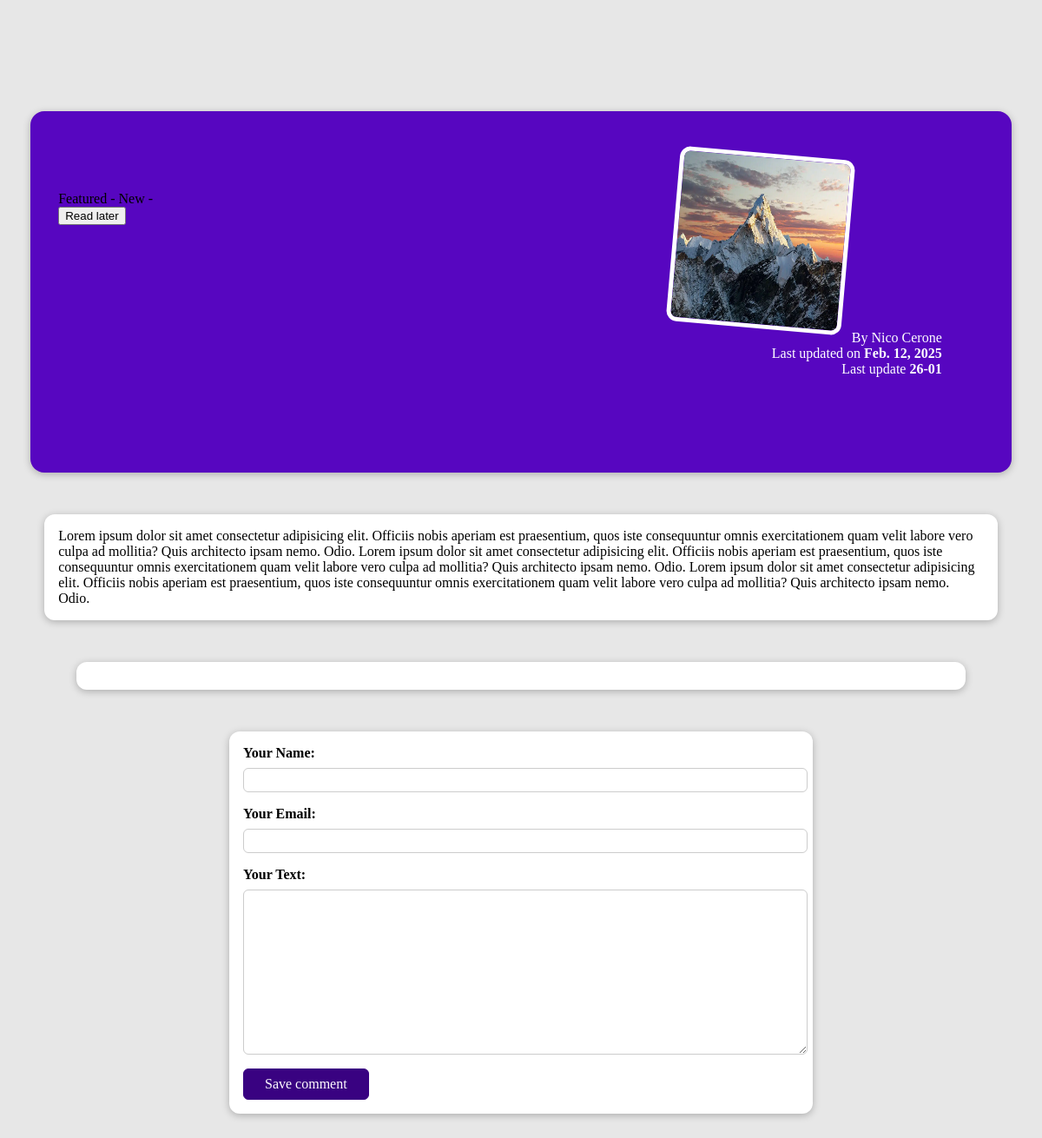
The page /posts/hike-in-the-mountains on the database its author committed.
### blog/models.py (models this page shows, shortened)
class Tag(models.Model):
    caption = models.CharField(max_length=20)

class Post(models.Model):
    title = models.CharField(max_length=150)
    excerpt = models.CharField(max_length=200)
    image = models.ImageField(upload_to="posts", null=True)
    date = models.DateField(auto_now=True)
    slug = models.SlugField(unique=True, db_index=True)
    content = models.TextField(validators=[MinLengthValidator(10)])
    author = models.ForeignKey(Author, on_delete=models.SET_NULL, null=True, related_name="posts")
    tags = models.ManyToManyField(Tag)

class Author(models.Model):
    first_name = models.CharField(max_length=100)
    last_name = models.CharField(max_length=100)
    email_address = models.EmailField()
    def __str__(self):
        return f"{self.first_name} {self.last_name}"

### blog/views.py (the view, shortened to what this page needs)
# urls.py: path("posts/<slug:slug>", views.SinglePostView.as_view(), name="post-detail-page"),
class SinglePostView(View):
    def get(self, request, slug):
        post = Post.objects.get(slug=slug)
        context = {
            "post": post,
            "posts_tags": post.tags.all(),
            "comment_form": CommentForm(),
            "comments": post.comments.all().order_by("-id")
        }
        return render(request, "blog/post-detail.html", context)

### blog/forms.py
class CommentForm(forms.ModelForm):
    class Meta:
        model = Comment
        exclude = ["post"]
        labels = {
            "user_name": "Your Name",
            "user_email": "Your Email",
            "text": "Your Text"
        }

### blog/templates/blog/post-detail.html (shortened to what this page needs)
{% extends "blog/base.html" %}
{% load static %}
{% block css_files %}
    <link rel="stylesheet" href="{% static "blog/post-detail.css" %}"/>
{% endblock %}
{% block content %}
    <section id="summary">
        <div>
            {% for tag in posts_tags %}
                <span>{{ tag.caption }} - </span>
            {% endfor %}
        </div>
        <div id="read-later ">
            <form action="{% url "read-later" %}" method="POST">
                <button>Read later</button>
            </form>
        </div>
        <article>
            <img src="{{ post.image.url }}" alt="{{ post.title }}"/>
            <addresse>By <a href="mailto:{{ post.author.email_address }}">{{ post.author }}</a></addresse>
            <div>Last updated on <time>{{ post.date }}</time></div>
            <div>
                Last update <time>26-01</time>
            </div>
        </article>
    </section>
    <main>
        {{ post.content}}
    </main>
    <section id ="comments">
    </section>
    <section id = "comment-form">
        <form action = "{% url "post-detail-page" post.slug %}" method = "POST">
            {% for form_field in comment_form %}
                <div class="form-control {% if form_field.errors %}invalid{% endif %}">
                    {{ form_field.label_tag }}
                    {{ form_field }}
                </div>
            {% endfor %}
            <button>Save comment</button>
        </form>
    </section>
{% endblock %}

### blog/static/blog/post-detail.css (style rules this page uses)
body { background-color: #e7e7e7; }
#summary { margin: 8rem auto 3rem auto; padding: 2rem; width: 90%; max-width: 90rem; border-radius: 16px; background-color: #5706c0; position: relative; box-shadow: 0 2px 8px rgba(0, 0, 0, 0.25); height: 22rem; }
#summary article { position: absolute; top: 2rem; right: 3rem; padding: 1rem 2rem; border-radius: 12px; text-align: right; color: white; }
#summary article img { width: 12rem; height: 12rem; border-radius: 12px; transform: rotateZ(5deg); border: 5px solid white; margin-bottom: 1rem; }
#summary a { color: white; text-decoration: none; }
#summary time { font-weight: bold; }
main { width: 90%; max-width: 90rem; margin: 3rem auto; background-color: white; padding: 1rem; border-radius: 12px; box-shadow: 0 2px 8px rgba(0, 0, 0, 0.25); }
#comment-form { margin: 3rem auto; width: 90%; max-width: 40rem; border-radius: 12px; background-color: white; box-shadow: 0 2px 8px rgba(0, 0, 0, 0.25); padding: 1rem; }
#comment-form button { font: inherit; background-color: #390281; color: white; border: 1px solid #390281; padding: 0.5rem 1.5rem; border-radius: 6px; cursor: pointer; }
.form-control { margin-bottom: 1rem; }
.form-control label { font-weight: bold; margin-bottom: 0.5rem; display: block; }
.form-control input, .form-control textarea { display: block; width: 100%; font: inherit; padding: 0.25rem; border-radius: 6px; border: 1px solid #ccc; }
#comments { margin: 3rem auto; width: 90%; max-width: 60rem; border-radius: 12px; background-color: white; box-shadow: 0 2px 8px rgba(0, 0, 0, 0.25); padding: 1rem 2rem; }

### rows shown on the page
Tag: caption "Featured"
Tag: caption "New"
Post: image (picture), author "Nico Cerone", date "Feb. 12, 2025", content "Lorem ipsum dolor sit amet consectetur adipisicing elit. Officiis nobis aperiam est praesentium, quos iste consequuntur omnis exercitationem quam velit labore vero culpa ad mollitia? Quis architecto ipsam nemo. Odio. Lorem ipsum dolor sit amet consectetur adipisicing elit. Officiis nobis aperiam est praesentium, quos iste consequuntur omnis exercitationem quam velit labore vero culpa ad mollitia? Quis architecto ipsam nemo. Odio. Lorem ipsum dolor sit amet consectetur adipisicing elit. Officiis nobis aperiam est praesentium, quos iste consequuntur omnis exercitationem quam velit labore vero culpa ad mollitia? Quis architecto ipsam nemo. Odio."
